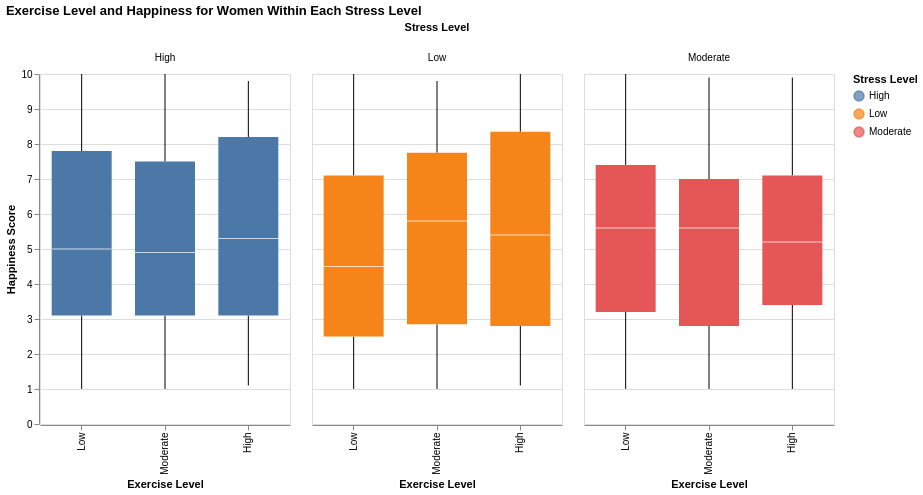

Notebook code for this chart:
### Code cell
chart2 = alt.Chart(women_data).mark_boxplot(size=60).encode(

    x=alt.X("Exercise Level:N", sort=["Low","Moderate","High"], title="Exercise Level"),

    y=alt.Y("Happiness Score:Q", title="Happiness Score"),

    column=alt.Column("Stress Level:N", title="Stress Level"),

    color=alt.Color("Stress Level:N", title="Stress Level"),

    tooltip=["Exercise Level","Happiness Score","Stress Level"]

).properties(
    title="Exercise Level and Happiness for Women Within Each Stress Level",
    width=250,
    height=350
)
chart2

### Figure 1 — Vega-Lite specification as saved in the notebook (floating-point values rounded to 4 significant figures; data arrays with more than 128 entries replaced by an {"elided": "..."} marker saying what was removed)
{"config": {"view": {"continuousWidth": 300, "continuousHeight": 300}}, "data": {"name": "data-57d13b237b02068d48295fc95255d8a2"}, "mark": {"type": "boxplot", "size": 60}, "encoding": {"color": {"field": "Stress Level", "title": "Stress Level", "type": "nominal"}, "column": {"field": "Stress Level", "title": "Stress Level", "type": "nominal"}, "tooltip": [{"field": "Exercise Level", "type": "nominal"}, {"field": "Happiness Score", "type": "quantitative"}, {"field": "Stress Level", "type": "nominal"}], "x": {"field": "Exercise Level", "sort": ["Low", "Moderate", "High"], "title": "Exercise Level", "type": "nominal"}, "y": {"field": "Happiness Score", "title": "Happiness Score", "type": "quantitative"}}, "height": 350, "title": "Exercise Level and Happiness for Women Within Each Stress Level", "width": 250, "$schema": "https://vega.github.io/schema/vega-lite/v5.20.1.json", "datasets": {"data-57d13b237b02068d48295fc95255d8a2": {"elided": "1024 records"}}}
